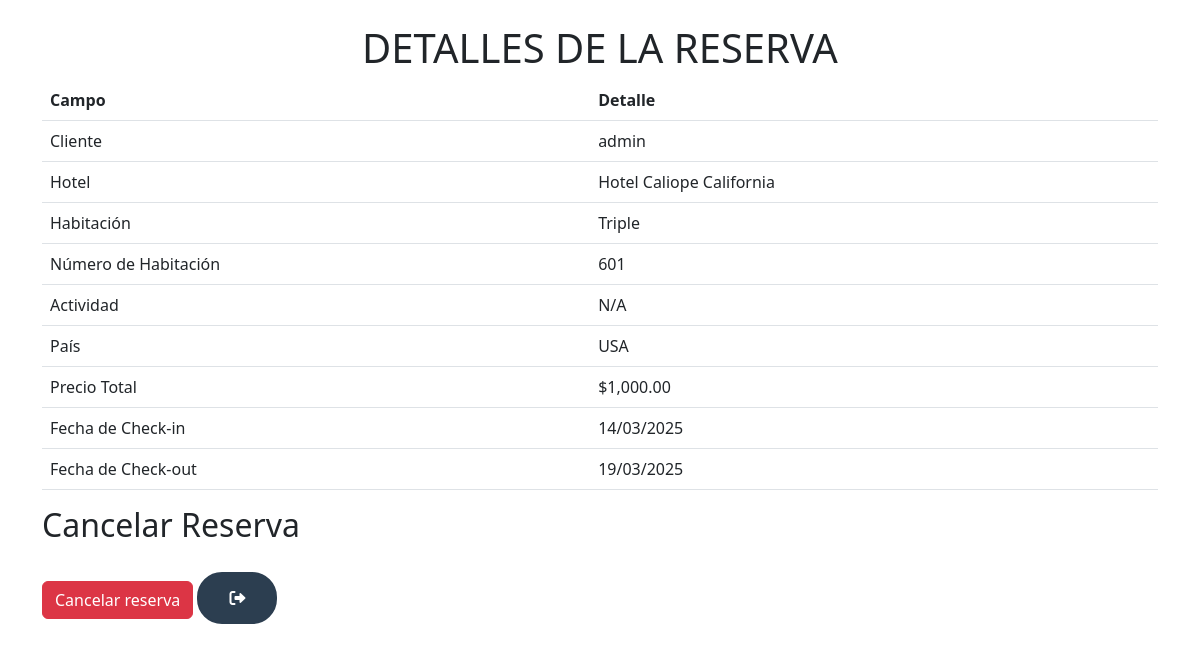
The app's page /vista/info_reserva.php?id=94 (signed in) with its own data.
### tables this page shows
CREATE TABLE `Reservas` (
  `Id_Reserva` int NOT NULL AUTO_INCREMENT,
  `Id_Cliente` int DEFAULT NULL,
  `Id_Actividad` int DEFAULT NULL,
  `Id_Habitacion` int DEFAULT NULL,
  `Id_Hotel` int DEFAULT NULL,
  `Id_Servicio` int DEFAULT NULL,
  `Id_Tarifa` int DEFAULT NULL,
  `Precio_Habitacion` decimal(10,0) DEFAULT NULL,
  `Precio_Actividad` decimal(10,0) DEFAULT NULL,
  `Precio_Tarifa` decimal(10,0) DEFAULT NULL,
  `Precio_Servicio` decimal(10,0) DEFAULT NULL,
  `Precio_Total` decimal(10,0) DEFAULT NULL,
  `Checkin` date NOT NULL,
  `Checkout` date NOT NULL,
  `Numero_Personas` int NOT NULL DEFAULT '1',
  `Id_Pais` varchar(45) DEFAULT NULL,
  `Estado` enum('Por pagar','Pagado','Cancelado') DEFAULT NULL,
  `FechaCancelacion` datetime DEFAULT NULL,
  PRIMARY KEY (`Id_Reserva`),
  KEY `reservacliente_idx` (`Id_Cliente`),
  KEY `reservaactividad_idx` (`Id_Actividad`),
  KEY `reservahabitacion_idx` (`Id_Habitacion`),
  KEY `reservahotel_idx` (`Id_Hotel`),
  KEY `reservaclient_idx` (`Id_Cliente`),
  KEY `actividad_idx` (`Id_Actividad`),
  KEY `reservahabita_idx` (`Id_Habitacion`),
  KEY `hotel_idx` (`Id_Hotel`),
  KEY `reservatarifa_idx` (`Id_Tarifa`),
  KEY `hotelreserv_idx` (`Id_Hotel`),
  KEY `client_idx` (`Id_Cliente`),
  KEY `habita_idx` (`Id_Habitacion`),
  KEY `tarifas_idx` (`Id_Tarifa`),
  KEY `actividat_idx` (`Id_Actividad`),
  KEY `precioHab_idx` (`Precio_Habitacion`),
  KEY `servicios_idx` (`Id_Servicio`),
  KEY `precioServ_idx` (`Precio_Servicio`),
  CONSTRAINT `actividat` FOREIGN KEY (`Id_Actividad`) REFERENCES `Actividades` (`Id_Actividades`),
  CONSTRAINT `client` FOREIGN KEY (`Id_Cliente`) REFERENCES `Clients` (`Id_Client`),
  CONSTRAINT `fk_habitacion` FOREIGN KEY (`Id_Habitacion`) REFERENCES `Habitaciones` (`Id_Habitaciones`),
  CONSTRAINT `fk_reservas_habitaciones` FOREIGN KEY (`Id_Habitacion`) REFERENCES `Habitaciones` (`Id_Habitaciones`) ON DELETE CASCADE ON UPDATE CASCADE,
  CONSTRAINT `habita` FOREIGN KEY (`Id_Habitacion`) REFERENCES `Habitaciones` (`Id_Habitaciones`) ON DELETE CASCADE,
  CONSTRAINT `hotelreserv` FOREIGN KEY (`Id_Hotel`) REFERENCES `Hotel` (`Id_Hotel`) ON DELETE CASCADE,
  CONSTRAINT `precioHab` FOREIGN KEY (`Precio_Habitacion`) REFERENCES `Habitaciones` (`Precio`),
  CONSTRAINT `servicios` FOREIGN KEY (`Id_Servicio`) REFERENCES `Servicio` (`Id_Servicio`),
  CONSTRAINT `tarifas` FOREIGN KEY (`Id_Tarifa`) REFERENCES `Tarifa` (`Id_Tarifa`) ON DELETE CASCADE ON UPDATE CASCADE
);

CREATE TABLE `Clients` (
  `Id_Client` int NOT NULL AUTO_INCREMENT,
  `Nom` char(15) DEFAULT NULL,
  `Cognom` varchar(45) DEFAULT NULL,
  `DNI` char(9) DEFAULT NULL,
  `CorreuElectronic` varchar(255) DEFAULT NULL,
  `Telefon` int DEFAULT NULL,
  `Usuari` char(20) DEFAULT NULL,
  `Password` char(255) DEFAULT NULL,
  `Id_Pais` int DEFAULT NULL,
  `Ciudad` varchar(45) DEFAULT NULL,
  `CodigoPostal` int DEFAULT NULL,
  `Id_Pago` int DEFAULT NULL,
  PRIMARY KEY (`Id_Client`),
  KEY `paisclient_idx` (`Id_Pais`),
  KEY `pagoClient_idx` (`Id_Pago`),
  CONSTRAINT `pagoClient` FOREIGN KEY (`Id_Pago`) REFERENCES `Pago` (`Id_Pago`),
  CONSTRAINT `paisclient` FOREIGN KEY (`Id_Pais`) REFERENCES `Pais` (`Id_Pais`)
);

CREATE TABLE `Hotel` (
  `Id_Hotel` int NOT NULL AUTO_INCREMENT,
  `Nombre` char(45) DEFAULT NULL,
  `CorreoElectronico` varchar(255) DEFAULT NULL,
  `Telefono` varchar(20) DEFAULT NULL,
  `Direccion` varchar(255) DEFAULT NULL,
  `CodigoPostal` int DEFAULT NULL,
  `Id_Pais` int DEFAULT NULL,
  `Ciudad` varchar(45) DEFAULT NULL,
  `Estrellas` int DEFAULT NULL,
  PRIMARY KEY (`Id_Hotel`),
  KEY `paishotel_idx` (`Id_Pais`),
  CONSTRAINT `paishotel` FOREIGN KEY (`Id_Pais`) REFERENCES `Pais` (`Id_Pais`)
);

CREATE TABLE `Habitaciones` (
  `Id_Habitaciones` int NOT NULL AUTO_INCREMENT,
  `Numero_Habitacion` int DEFAULT NULL,
  `Tipo` varchar(45) DEFAULT NULL,
  `Capacidad` int DEFAULT NULL,
  `Precio` decimal(10,0) DEFAULT NULL,
  `Id_Hotel` int DEFAULT NULL,
  `Id_Pais` int DEFAULT NULL,
  `Descripcion` text,
  `Servicios_Adicionales` text,
  PRIMARY KEY (`Id_Habitaciones`),
  KEY `hotelhabitacion_idx` (`Id_Hotel`),
  KEY `Paishabitacion_idx` (`Id_Pais`),
  KEY `idx_precio` (`Precio`),
  CONSTRAINT `hotelhabitacion` FOREIGN KEY (`Id_Hotel`) REFERENCES `Hotel` (`Id_Hotel`) ON DELETE CASCADE,
  CONSTRAINT `Paishabitacion` FOREIGN KEY (`Id_Pais`) REFERENCES `Pais` (`Id_Pais`)
);

CREATE TABLE `Pais` (
  `Id_Pais` int NOT NULL AUTO_INCREMENT,
  `Pais` varchar(255) DEFAULT NULL,
  PRIMARY KEY (`Id_Pais`)
);

### vista/info_reserva.php (the view, shortened to what this page needs)
<?php
require_once __DIR__ . '/../controller/reserva/reservaController.php';
if (isset($_GET['id'])) {
    $id_reserva = intval($_GET['id']);
    $sql = "SELECT
            r.Id_Reserva,
            c.Nom AS Nombre_Cliente,
            h.Nombre AS Nombre_Hotel,
            ha.Tipo AS Tipo_Habitacion,
            ha.Numero_Habitacion AS Numero_Habitacion,
            a.Nombre AS Nombre_Actividad,
            p.Pais AS Nombre_Pais,
            r.Precio_Habitacion,
            r.Checkin,
            r.Checkout,
            r.Numero_Personas
        FROM Reservas r
        LEFT JOIN Clients c ON r.Id_Cliente = c.Id_Client
        LEFT JOIN Hotel h ON r.Id_Hotel = h.Id_Hotel
        LEFT JOIN Habitaciones ha ON r.Id_Habitacion = ha.Id_Habitaciones
        LEFT JOIN Actividades a ON r.Id_Actividad = a.Id_Actividades
        LEFT JOIN Pais p ON r.Id_Pais = p.Id_Pais
        WHERE r.Id_Reserva = ?";
    $stmt = $db->prepare($sql);
    $stmt->bind_param("i", $id_reserva);
    if (!$stmt->execute()) {
        die("Error en la ejecución de la consulta: " . $stmt->error);
    }
    $resultado = $stmt->get_result();
    if ($resultado->num_rows > 0) {
        $reserva = $resultado->fetch_assoc();
        $checkinDate = new DateTime($reserva['Checkin']);
        $checkoutDate = new DateTime($reserva['Checkout']);
        $interval = $checkinDate->diff($checkoutDate);
        $numero_noches = $interval->days;
        $precio_habitacion = $reserva['Precio_Habitacion'];
        $numero_personas = $reserva['Numero_Personas'];
        $precio_total_calculado = $precio_habitacion * $numero_noches * $numero_personas;
    } else {
        echo "<p>La reserva no se encontró. Por favor, verifica el ID.</p>";
        exit;
    }
} else {
    echo "<p>ID de reserva no proporcionado.</p>";
    exit;
}
?>
<!DOCTYPE html>
<html lang="es">
<head>
    <link rel="stylesheet" href="../static/css/info_reserva.css">
    <link href="https://cdn.jsdelivr.net/npm/bootstrap@5.3.0/dist/css/bootstrap.min.css" rel="stylesheet">
    <link rel="stylesheet" href="https://cdnjs.cloudflare.com/ajax/libs/font-awesome/6.0.0-beta3/css/all.min.css">
</head>
<body>
    <div class="container mt-4">
        <h1 class="text-center">DETALLES DE LA RESERVA</h1>
        <table class="table">
            <tr>
                <th>Campo</th>
                <th>Detalle</th>
            </tr>
            <tr>
                <td>Cliente</td>
                <td><?php echo htmlspecialchars($reserva['Nombre_Cliente']); ?></td>
            </tr>
            <tr>
                <td>Hotel</td>
                <td><?php echo htmlspecialchars($reserva['Nombre_Hotel']); ?></td>
            </tr>
            <tr>
                <td>Habitación</td>
                <td><?php echo htmlspecialchars($reserva['Tipo_Habitacion']); ?></td>
            </tr>
            <tr>
                <td>Número de Habitación</td>
                <td><?php echo htmlspecialchars($reserva['Numero_Habitacion']); ?></td>
            </tr>
            <tr>
                <td>Actividad</td>
                <td><?php echo htmlspecialchars($reserva['Nombre_Actividad'] ?? 'N/A'); ?></td>
            </tr>
            <tr>
                <td>País</td>
                <td><?php echo htmlspecialchars($reserva['Nombre_Pais'] ?? 'N/A'); ?></td>
            </tr>
            <tr>
                <td>Precio Total</td>
                <td>$<?php echo htmlspecialchars(number_format($precio_total_calculado, 2)); ?></td>
            </tr>
            <tr>
                <td>Fecha de Check-in</td>
                <td><?php echo $checkinDate->format('d/m/Y'); ?></td>
            </tr>
            <tr>
                <td>Fecha de Check-out</td>
                <td><?php echo $checkoutDate->format('d/m/Y'); ?></td>
            </tr>
        </table>
        <h2>Cancelar Reserva</h2>
        <button type="button" class="btn btn-danger" data-bs-toggle="modal" data-bs-target="#cancelModal">
            Cancelar reserva
        </button>
        <a href="../vista/Clientes/perfil.php" class="icono-salida" title="Volver atrás">
            <i class="fas fa-sign-out-alt"></i>
        </a>
    </div>
</body>
</html>

### static/css/info_reserva.css (style rules this page uses)
a { display: inline-block; text-align: center; padding: 12px 30px; background-color: #2c3e50; color: white !important; text-decoration: none; border-radius: 25px; transition: all 0.3s ease; border: 2px solid #2c3e50; margin-top: 20px; }

### records on screen
reservas: Id_Cliente.Nom "admin", Id_Hotel.Nombre "Hotel Caliope California", Id_Habitacion.Tipo "Triple", Id_Habitacion.Numero_Habitacion "601", Id_Pais.Pais "USA", precio_total_calculado "1,000.00", Checkin "14/03/2025", Checkout "19/03/2025"

### other values on screen
$reserva['Nombre_Actividad'] "N/A"
